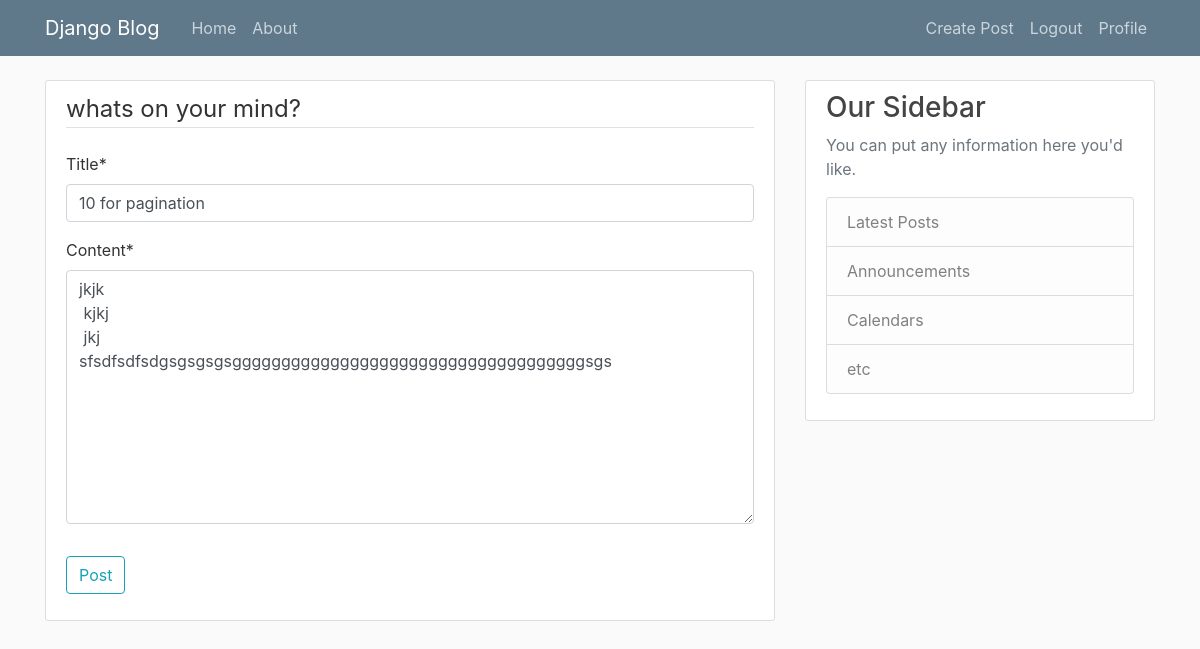
/post/21/update (signed in), run on the app's committed database.
### myblog/models.py (models this page shows, shortened)
class Post(models.Model):
    title = models.CharField(max_length=100)
    content = models.TextField()
    date_posted = models.DateTimeField(default=timezone.now)
    author = models.ForeignKey(User, on_delete=models.CASCADE)

### myblog/views.py (the view, shortened to what this page needs)
# urls.py: path('post/<int:pk>/update', PostUpdateView.as_view(), name='post-update'),
class PostUpdateView(LoginRequiredMixin,UserPassesTestMixin,UpdateView):
    model = Post
    fields = ['title', 'content']
    def test_func(self):
        post = self.get_object()
        if self.request.user == post.author:
            return True
        return False

### myblog/templates/myblog/post_form.html (shortened to what this page needs)
{% extends "myblog/base.html" %}
{% load crispy_forms_tags %}
{% block content %}
<div class="content-section">
    <form method="POST">
        <fieldset class="form-group">
            <legend class="border-bottom mb-4">whats on your mind?</legend>
            {{ form|crispy }}
        </fieldset>
        <div class="form-group">
            <button class="btn btn-outline-info" type="submit">Post</button>
        </div>
    </form>
</div>
{% endblock content %}

### myblog/static/myblog/main.css (style rules this page uses)
body { background: #fafafa; color: #333333; margin-top: 5rem; }
.content-section { background: #ffffff; padding: 10px 20px; border: 1px solid #dddddd; border-radius: 3px; margin-bottom: 20px; }

### data on the page
Post: title "10 for pagination", content "jkjk kjkj jkj sfsdfsdfsdgsgsgsgsggggggggggggggggggggggggggggggggggggsgs"
